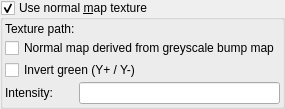
           <widget class="MyGroupBox" name="groupCheck_use_normal_map_texture">
            <property name="toolTip">
             <string>&lt;html&gt;&lt;head/&gt;&lt;body&gt;&lt;p&gt;Normal mapping is a technique used for faking the lighting of bumps and dents – an implementation of bump mapping. Normal map texture changes locally the direction of the surface normal vector, (i.e. &lt;span style=&quot; text-decoration: underline;&quot;&gt;simulates&lt;/span&gt; local changes of the surface angle). It causes changes to the way that the light is reflected or diffused. Normal maps do not deform the object surface, but just give the appearance of deformation.&lt;/p&gt;&lt;p&gt;Normal map textures uses color components to define the direction of the deflection of a normal vector. Red represents X axis, green represents Y axis and blue represents Z axis. &lt;/p&gt;&lt;p&gt;Normal maps can be derived from height maps (bumpmaps)&lt;br/&gt;&lt;/p&gt;&lt;table border=&quot;0&quot; style=&quot; margin-top:0px; margin-bottom:0px; margin-left:0px; margin-right:0px;&quot; cellspacing=&quot;2&quot; cellpadding=&quot;0&quot;&gt;&lt;tr&gt;&lt;td&gt;&lt;p&gt;Example normal map texture:&lt;/p&gt;&lt;/td&gt;&lt;td&gt;&lt;p&gt;Example height map&lt;/p&gt;&lt;/td&gt;&lt;/tr&gt;&lt;tr&gt;&lt;td&gt;&lt;p&gt;&lt;img src=&quot;:/tooltips/tooltips_images/normal_map_texture.jpg&quot;/&gt;&lt;/p&gt;&lt;/td&gt;&lt;td&gt;&lt;p&gt;&lt;img src=&quot;:/tooltips/tooltips_images/displacement_texture.jpg&quot;/&gt;&lt;/p&gt;&lt;/td&gt;&lt;/tr&gt;&lt;/table&gt;&lt;p&gt;Example object with normal map texture:&lt;/p&gt;&lt;p&gt;&lt;img src=&quot;:/tooltips/tooltips_images/material - normal map texture.jpg&quot;/&gt;&lt;/p&gt;&lt;/body&gt;&lt;/html&gt;</string>
            </property>
            <property name="title">
             <string>Use normal &amp;map texture</string>
            </property>
            <property name="checkable">
             <bool>true</bool>
            </property>
            <layout class="QVBoxLayout" name="verticalLayout_145">
             <property name="spacing">
              <number>2</number>
             </property>
             <property name="leftMargin">
              <number>2</number>
             </property>
             <property name="topMargin">
              <number>2</number>
             </property>
             <property name="rightMargin">
              <number>2</number>
             </property>
             <property name="bottomMargin">
              <number>2</number>
             </property>
             <item>
              <layout class="QGridLayout" name="gridLayout_100" rowstretch="0,0,0,0" columnstretch="0,0,0">
               <property name="spacing">
                <number>2</number>
               </property>
               <item row="0" column="0">
                <widget class="QLabel" name="label_394">
                 <property name="text">
                  <string>Texture path:</string>
                 </property>
                </widget>
               </item>
               <item row="3" column="0">
                <widget class="QLabel" name="label_393">
                 <property name="text">
                  <string>Intensity:</string>
                 </property>
                </widget>
               </item>
               <item row="3" column="2">
                <widget class="MyLineEdit" name="logedit_normal_map_texture_height">
                 <property name="toolTip">
                  <string>&lt;html&gt;&lt;head/&gt;&lt;body&gt;&lt;p&gt;Intensity of bumps.&lt;/p&gt;&lt;/body&gt;&lt;/html&gt;</string>
                 </property>
                </widget>
               </item>
               <item row="0" column="1" colspan="2">
                <widget class="FileSelectWidget" name="text_file_normal_map_texture" native="true">
                 <property name="sizePolicy">
                  <sizepolicy hsizetype="Expanding" vsizetype="Preferred">
                   <horstretch>0</horstretch>
                   <verstretch>0</verstretch>
                  </sizepolicy>
                 </property>
                 <property name="toolTip">
                  <string>&lt;html&gt;&lt;head/&gt;&lt;body&gt;&lt;p&gt;Path to the image to be used as the normal map texture&lt;/p&gt;&lt;p&gt;To use animated textures (image sequences), replace numbers by '%' symbol. Example: If sequence of images is as showed below: &lt;br/&gt;texture0001.jpg&lt;br/&gt;texture0002.jpg&lt;br/&gt;etc&lt;/p&gt;&lt;p&gt;Then use following file name: texture%%%%.jpg&lt;br/&gt;This tells the program to treat this as not a single image but as a sequence of images with 4 digit index.&lt;/p&gt;&lt;/body&gt;&lt;/html&gt;</string>
                 </property>
                </widget>
               </item>
               <item row="1" column="0" colspan="3">
                <widget class="MyCheckBox" name="checkBox_normal_map_texture_from_bumpmap">
                 <property name="toolTip">
                  <string>&lt;html&gt;&lt;head/&gt;&lt;body&gt;&lt;p&gt;Enables the use of greyscale heightmaps as bump maps, like on the image below. The bump map is internally converted to a normal map. &lt;/p&gt;&lt;p&gt;&lt;img src=&quot;:/tooltips/tooltips_images/displacement_texture.jpg&quot;/&gt;&lt;/p&gt;&lt;p&gt;This texture can give the following result:&lt;/p&gt;&lt;p&gt;&lt;img src=&quot;:/tooltips/tooltips_images/material - normal map texture from bumpmap.jpg&quot;/&gt;&lt;/p&gt;&lt;/body&gt;&lt;/html&gt;</string>
                 </property>
                 <property name="text">
                  <string>Normal map derived from greyscale bump map</string>
                 </property>
                </widget>
               </item>
               <item row="2" column="0" colspan="3">
                <widget class="MyCheckBox" name="checkBox_normal_map_texture_invert_green">
                 <property name="toolTip">
                  <string>&lt;html&gt;&lt;head/&gt;&lt;body&gt;&lt;p&gt;There are two standards of normal maps. The difference between them is in the direction of the Y component of the normal vector. Visually when the Y component is swapped then the green component of the texture is inverted.&lt;/p&gt;&lt;p&gt;&lt;br/&gt;&lt;/p&gt;&lt;table border=&quot;0&quot; style=&quot; margin-top:0px; margin-bottom:0px; margin-left:0px; margin-right:0px;&quot; cellspacing=&quot;2&quot; cellpadding=&quot;0&quot;&gt;&lt;tr&gt;&lt;td&gt;&lt;p&gt;standard&lt;/p&gt;&lt;/td&gt;&lt;td&gt;&lt;p&gt;inverted&lt;/p&gt;&lt;/td&gt;&lt;/tr&gt;&lt;tr&gt;&lt;td&gt;&lt;p&gt;&lt;img src=&quot;:/tooltips/tooltips_images/normal_map_texture.jpg&quot;/&gt;&lt;/p&gt;&lt;/td&gt;&lt;td&gt;&lt;p&gt;&lt;img src=&quot;:/tooltips/tooltips_images/normal_map_texture_g_inv.jpg&quot;/&gt;&lt;/p&gt;&lt;/td&gt;&lt;/tr&gt;&lt;/table&gt;&lt;p&gt;To recognize which standard it is, check how the colors are located on the convex part of the texture.&lt;/p&gt;&lt;p&gt;Standard:   top left corner - green,  bottom right- red&lt;/p&gt;&lt;p&gt;Inverted:    bottom left corner - green,  right top - red&lt;/p&gt;&lt;p&gt;If you use inverted texture, then this check box should be ticked.&lt;/p&gt;&lt;/body&gt;&lt;/html&gt;</string>
                 </property>
                 <property name="text">
                  <string>Invert green (Y+ / Y-)</string>
                 </property>
                </widget>
               </item>
              </layout>
             </item>
            </layout>
           </widget>
